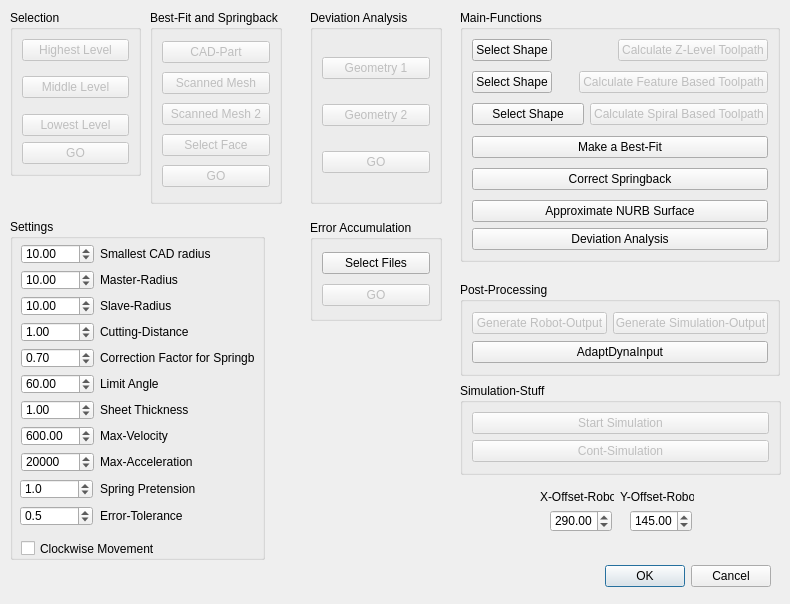
<?xml version="1.0" encoding="UTF-8"?>
<ui version="4.0">
 <class>CamGui::Cutting</class>
 <widget class="QDialog" name="CamGui::Cutting">
  <property name="geometry">
   <rect>
    <x>0</x>
    <y>0</y>
    <width>790</width>
    <height>604</height>
   </rect>
  </property>
  <property name="windowTitle">
   <string>Dialog</string>
  </property>
  <widget class="QWidget" name="layoutWidget">
   <property name="geometry">
    <rect>
     <x>420</x>
     <y>560</y>
     <width>351</width>
     <height>33</height>
    </rect>
   </property>
   <layout class="QHBoxLayout">
    <property name="spacing">
     <number>6</number>
    </property>
    <property name="margin">
     <number>0</number>
    </property>
    <item>
     <spacer>
      <property name="orientation">
       <enum>Qt::Horizontal</enum>
      </property>
      <property name="sizeHint" stdset="0">
       <size>
        <width>131</width>
        <height>31</height>
       </size>
      </property>
     </spacer>
    </item>
    <item>
     <widget class="QPushButton" name="okButton">
      <property name="text">
       <string>OK</string>
      </property>
     </widget>
    </item>
    <item>
     <widget class="QPushButton" name="cancelButton">
      <property name="text">
       <string>Cancel</string>
      </property>
     </widget>
    </item>
   </layout>
  </widget>
  <widget class="QGroupBox" name="groupBox_5">
   <property name="geometry">
    <rect>
     <x>460</x>
     <y>10</y>
     <width>320</width>
     <height>252</height>
    </rect>
   </property>
   <property name="title">
    <string>Main-Functions</string>
   </property>
   <layout class="QVBoxLayout">
    <property name="spacing">
     <number>6</number>
    </property>
    <property name="margin">
     <number>9</number>
    </property>
    <item>
     <layout class="QVBoxLayout">
      <property name="spacing">
       <number>6</number>
      </property>
      <property name="margin">
       <number>0</number>
      </property>
      <item>
       <layout class="QHBoxLayout">
        <property name="spacing">
         <number>6</number>
        </property>
        <property name="margin">
         <number>0</number>
        </property>
        <item>
         <widget class="QPushButton" name="select_shape_z_level_button">
          <property name="toolTip">
           <string>Select Shape to Cut</string>
          </property>
          <property name="text">
           <string>Select Shape</string>
          </property>
         </widget>
        </item>
        <item>
         <spacer>
          <property name="orientation">
           <enum>Qt::Horizontal</enum>
          </property>
          <property name="sizeHint" stdset="0">
           <size>
            <width>40</width>
            <height>20</height>
           </size>
          </property>
         </spacer>
        </item>
        <item>
         <widget class="QPushButton" name="CalculateZLevel">
          <property name="enabled">
           <bool>false</bool>
          </property>
          <property name="sizePolicy">
           <sizepolicy hsizetype="Fixed" vsizetype="Fixed">
            <horstretch>0</horstretch>
            <verstretch>6</verstretch>
           </sizepolicy>
          </property>
          <property name="toolTip">
           <string/>
          </property>
          <property name="text">
           <string>Calculate Z-Level Toolpath</string>
          </property>
         </widget>
        </item>
       </layout>
      </item>
      <item>
       <spacer>
        <property name="orientation">
         <enum>Qt::Vertical</enum>
        </property>
        <property name="sizeHint" stdset="0">
         <size>
          <width>20</width>
          <height>40</height>
         </size>
        </property>
       </spacer>
      </item>
      <item>
       <layout class="QHBoxLayout">
        <property name="spacing">
         <number>6</number>
        </property>
        <property name="margin">
         <number>0</number>
        </property>
        <item>
         <widget class="QPushButton" name="select_shape_feature_based_button">
          <property name="toolTip">
           <string>Select Shape to Cut</string>
          </property>
          <property name="text">
           <string>Select Shape</string>
          </property>
         </widget>
        </item>
        <item>
         <spacer>
          <property name="orientation">
           <enum>Qt::Horizontal</enum>
          </property>
          <property name="sizeHint" stdset="0">
           <size>
            <width>40</width>
            <height>20</height>
           </size>
          </property>
         </spacer>
        </item>
        <item>
         <widget class="QPushButton" name="CalculateFeatureBased">
          <property name="enabled">
           <bool>false</bool>
          </property>
          <property name="text">
           <string>Calculate Feature Based Toolpath</string>
          </property>
          <property name="autoDefault">
           <bool>true</bool>
          </property>
         </widget>
        </item>
       </layout>
      </item>
      <item>
       <spacer>
        <property name="orientation">
         <enum>Qt::Vertical</enum>
        </property>
        <property name="sizeHint" stdset="0">
         <size>
          <width>20</width>
          <height>40</height>
         </size>
        </property>
       </spacer>
      </item>
      <item>
       <layout class="QHBoxLayout">
        <property name="spacing">
         <number>6</number>
        </property>
        <property name="margin">
         <number>0</number>
        </property>
        <item>
         <widget class="QPushButton" name="select_shape_spiral_based_button">
          <property name="toolTip">
           <string>Select Shape to Cut</string>
          </property>
          <property name="text">
           <string>Select Shape</string>
          </property>
         </widget>
        </item>
        <item>
         <widget class="QPushButton" name="CalculateSpiralBased">
          <property name="enabled">
           <bool>false</bool>
          </property>
          <property name="text">
           <string>Calculate Spiral Based Toolpath</string>
          </property>
          <property name="autoDefault">
           <bool>true</bool>
          </property>
         </widget>
        </item>
       </layout>
      </item>
      <item>
       <spacer>
        <property name="orientation">
         <enum>Qt::Vertical</enum>
        </property>
        <property name="sizeHint" stdset="0">
         <size>
          <width>20</width>
          <height>40</height>
         </size>
        </property>
       </spacer>
      </item>
      <item>
       <widget class="QPushButton" name="BestFitButton">
        <property name="text">
         <string>Make a Best-Fit</string>
        </property>
       </widget>
      </item>
      <item>
       <spacer>
        <property name="orientation">
         <enum>Qt::Vertical</enum>
        </property>
        <property name="sizeHint" stdset="0">
         <size>
          <width>20</width>
          <height>40</height>
         </size>
        </property>
       </spacer>
      </item>
      <item>
       <widget class="QPushButton" name="SpringbackButton">
        <property name="text">
         <string>Correct Springback</string>
        </property>
       </widget>
      </item>
      <item>
       <spacer>
        <property name="orientation">
         <enum>Qt::Vertical</enum>
        </property>
        <property name="sizeHint" stdset="0">
         <size>
          <width>20</width>
          <height>40</height>
         </size>
        </property>
       </spacer>
      </item>
      <item>
       <widget class="QPushButton" name="Approximate_button">
        <property name="text">
         <string>Approximate NURB Surface</string>
        </property>
       </widget>
      </item>
      <item>
       <widget class="QPushButton" name="Deviation_button">
        <property name="text">
         <string>Deviation Analysis</string>
        </property>
       </widget>
      </item>
     </layout>
    </item>
   </layout>
  </widget>
  <widget class="QGroupBox" name="groupBox">
   <property name="geometry">
    <rect>
     <x>10</x>
     <y>10</y>
     <width>131</width>
     <height>166</height>
    </rect>
   </property>
   <property name="title">
    <string>Selection</string>
   </property>
   <layout class="QVBoxLayout">
    <property name="spacing">
     <number>6</number>
    </property>
    <property name="margin">
     <number>9</number>
    </property>
    <item>
     <layout class="QVBoxLayout">
      <property name="spacing">
       <number>6</number>
      </property>
      <property name="margin">
       <number>0</number>
      </property>
      <item>
       <widget class="QPushButton" name="toolpath_calculation_highest_level_button">
        <property name="enabled">
         <bool>false</bool>
        </property>
        <property name="text">
         <string>Highest Level</string>
        </property>
       </widget>
      </item>
      <item>
       <spacer>
        <property name="orientation">
         <enum>Qt::Vertical</enum>
        </property>
        <property name="sizeHint" stdset="0">
         <size>
          <width>20</width>
          <height>40</height>
         </size>
        </property>
       </spacer>
      </item>
      <item>
       <widget class="QPushButton" name="toolpath_calculation_middle_level_button">
        <property name="enabled">
         <bool>false</bool>
        </property>
        <property name="text">
         <string>Middle Level</string>
        </property>
       </widget>
      </item>
      <item>
       <spacer>
        <property name="orientation">
         <enum>Qt::Vertical</enum>
        </property>
        <property name="sizeHint" stdset="0">
         <size>
          <width>20</width>
          <height>40</height>
         </size>
        </property>
       </spacer>
      </item>
      <item>
       <widget class="QPushButton" name="toolpath_calculation_lowest_level_button">
        <property name="enabled">
         <bool>false</bool>
        </property>
        <property name="text">
         <string>Lowest Level</string>
        </property>
       </widget>
      </item>
      <item>
       <widget class="QPushButton" name="toolpath_calculation_go_button">
        <property name="enabled">
         <bool>false</bool>
        </property>
        <property name="text">
         <string>GO</string>
        </property>
       </widget>
      </item>
     </layout>
    </item>
   </layout>
  </widget>
  <widget class="QGroupBox" name="groupBox_4">
   <property name="geometry">
    <rect>
     <x>460</x>
     <y>282</y>
     <width>320</width>
     <height>94</height>
    </rect>
   </property>
   <property name="title">
    <string>Post-Processing</string>
   </property>
   <layout class="QVBoxLayout">
    <property name="spacing">
     <number>6</number>
    </property>
    <property name="margin">
     <number>9</number>
    </property>
    <item>
     <layout class="QHBoxLayout">
      <property name="spacing">
       <number>6</number>
      </property>
      <property name="margin">
       <number>0</number>
      </property>
      <item>
       <widget class="QPushButton" name="GenRobotOut">
        <property name="enabled">
         <bool>false</bool>
        </property>
        <property name="text">
         <string>Generate Robot-Output</string>
        </property>
       </widget>
      </item>
      <item>
       <widget class="QPushButton" name="GenSimOut">
        <property name="enabled">
         <bool>false</bool>
        </property>
        <property name="text">
         <string>Generate Simulation-Output</string>
        </property>
        <property name="autoDefault">
         <bool>true</bool>
        </property>
       </widget>
      </item>
     </layout>
    </item>
    <item>
     <layout class="QHBoxLayout">
      <property name="spacing">
       <number>6</number>
      </property>
      <property name="margin">
       <number>0</number>
      </property>
      <item>
       <widget class="QPushButton" name="adaptdynainput">
        <property name="enabled">
         <bool>true</bool>
        </property>
        <property name="text">
         <string>AdaptDynaInput</string>
        </property>
       </widget>
      </item>
     </layout>
    </item>
   </layout>
  </widget>
  <widget class="QGroupBox" name="groupBox_6">
   <property name="geometry">
    <rect>
     <x>460</x>
     <y>383</y>
     <width>321</width>
     <height>92</height>
    </rect>
   </property>
   <property name="title">
    <string>Simulation-Stuff</string>
   </property>
   <layout class="QVBoxLayout">
    <property name="spacing">
     <number>6</number>
    </property>
    <property name="margin">
     <number>9</number>
    </property>
    <item>
     <layout class="QVBoxLayout">
      <property name="spacing">
       <number>6</number>
      </property>
      <property name="margin">
       <number>0</number>
      </property>
      <item>
       <widget class="QPushButton" name="start_simulation">
        <property name="enabled">
         <bool>false</bool>
        </property>
        <property name="text">
         <string>Start Simulation</string>
        </property>
       </widget>
      </item>
      <item>
       <widget class="QPushButton" name="pushButton_6">
        <property name="enabled">
         <bool>false</bool>
        </property>
        <property name="toolTip">
         <string>&lt;html&gt;&lt;head&gt;&lt;meta name=&quot;qrichtext&quot; content=&quot;1&quot; /&gt;&lt;style type=&quot;text/css&quot;&gt;
p, li { white-space: pre-wrap; }
&lt;/style&gt;&lt;/head&gt;&lt;body style=&quot; font-family:'MS Shell Dlg 2'; font-size:8.25pt; font-weight:400; font-style:normal; text-decoration:none;&quot;&gt;
&lt;p style=&quot; margin-top:0px; margin-bottom:0px; margin-left:0px; margin-right:0px; -qt-block-indent:0; text-indent:0px;&quot;&gt;Start Continuous Simulation Mode&lt;/p&gt;&lt;/body&gt;&lt;/html&gt;</string>
        </property>
        <property name="text">
         <string>Cont-Simulation</string>
        </property>
       </widget>
      </item>
     </layout>
    </item>
   </layout>
  </widget>
  <widget class="QLabel" name="label_8">
   <property name="geometry">
    <rect>
     <x>620</x>
     <y>490</y>
     <width>74</width>
     <height>14</height>
    </rect>
   </property>
   <property name="text">
    <string>Y-Offset-Robot</string>
   </property>
  </widget>
  <widget class="QLabel" name="label_7">
   <property name="geometry">
    <rect>
     <x>540</x>
     <y>490</y>
     <width>74</width>
     <height>14</height>
    </rect>
   </property>
   <property name="text">
    <string>X-Offset-Robot</string>
   </property>
  </widget>
  <widget class="QDoubleSpinBox" name="xoffset_box">
   <property name="geometry">
    <rect>
     <x>550</x>
     <y>510</y>
     <width>62</width>
     <height>22</height>
    </rect>
   </property>
   <property name="maximum">
    <double>1000.000000000000000</double>
   </property>
   <property name="value">
    <double>290.000000000000000</double>
   </property>
  </widget>
  <widget class="QDoubleSpinBox" name="yoffset_box">
   <property name="geometry">
    <rect>
     <x>630</x>
     <y>510</y>
     <width>62</width>
     <height>22</height>
    </rect>
   </property>
   <property name="maximum">
    <double>1000.000000000000000</double>
   </property>
   <property name="value">
    <double>145.000000000000000</double>
   </property>
  </widget>
  <widget class="QGroupBox" name="best_fit_box">
   <property name="enabled">
    <bool>true</bool>
   </property>
   <property name="geometry">
    <rect>
     <x>150</x>
     <y>10</y>
     <width>132</width>
     <height>194</height>
    </rect>
   </property>
   <property name="title">
    <string>Best-Fit and Springback</string>
   </property>
   <layout class="QHBoxLayout">
    <property name="spacing">
     <number>6</number>
    </property>
    <property name="margin">
     <number>9</number>
    </property>
    <item>
     <layout class="QVBoxLayout">
      <property name="spacing">
       <number>7</number>
      </property>
      <property name="margin">
       <number>0</number>
      </property>
      <item>
       <widget class="QPushButton" name="best_fit_cad_button">
        <property name="enabled">
         <bool>false</bool>
        </property>
        <property name="text">
         <string>CAD-Part</string>
        </property>
       </widget>
      </item>
      <item>
       <widget class="QPushButton" name="best_fit_mesh_button">
        <property name="enabled">
         <bool>false</bool>
        </property>
        <property name="text">
         <string>Scanned Mesh</string>
        </property>
       </widget>
      </item>
      <item>
       <widget class="QPushButton" name="best_fit_mesh2_button">
        <property name="enabled">
         <bool>false</bool>
        </property>
        <property name="text">
         <string>Scanned Mesh 2</string>
        </property>
       </widget>
      </item>
      <item>
       <widget class="QPushButton" name="SelectFace_button">
        <property name="enabled">
         <bool>false</bool>
        </property>
        <property name="text">
         <string>Select Face</string>
        </property>
       </widget>
      </item>
      <item>
       <widget class="QPushButton" name="best_fit_go_button">
        <property name="enabled">
         <bool>false</bool>
        </property>
        <property name="text">
         <string>GO</string>
        </property>
       </widget>
      </item>
     </layout>
    </item>
   </layout>
  </widget>
  <widget class="QGroupBox" name="groupBox_2">
   <property name="geometry">
    <rect>
     <x>10</x>
     <y>219</y>
     <width>255</width>
     <height>341</height>
    </rect>
   </property>
   <property name="title">
    <string>Settings</string>
   </property>
   <widget class="QLabel" name="label_6">
    <property name="geometry">
     <rect>
      <x>90</x>
      <y>25</y>
      <width>155</width>
      <height>20</height>
     </rect>
    </property>
    <property name="text">
     <string>Smallest CAD radius</string>
    </property>
   </widget>
   <widget class="QLabel" name="label_3">
    <property name="geometry">
     <rect>
      <x>90</x>
      <y>103</y>
      <width>155</width>
      <height>20</height>
     </rect>
    </property>
    <property name="text">
     <string>Cutting-Distance</string>
    </property>
   </widget>
   <widget class="QDoubleSpinBox" name="level_distance_box">
    <property name="geometry">
     <rect>
      <x>11</x>
      <y>103</y>
      <width>73</width>
      <height>20</height>
     </rect>
    </property>
    <property name="value">
     <double>1.000000000000000</double>
    </property>
   </widget>
   <widget class="QLabel" name="label_4">
    <property name="geometry">
     <rect>
      <x>90</x>
      <y>129</y>
      <width>155</width>
      <height>20</height>
     </rect>
    </property>
    <property name="text">
     <string>Correction Factor for Springback</string>
    </property>
   </widget>
   <widget class="QLabel" name="label_5">
    <property name="geometry">
     <rect>
      <x>90</x>
      <y>155</y>
      <width>155</width>
      <height>20</height>
     </rect>
    </property>
    <property name="text">
     <string>Limit Angle</string>
    </property>
   </widget>
   <widget class="QLabel" name="label_9">
    <property name="geometry">
     <rect>
      <x>90</x>
      <y>181</y>
      <width>155</width>
      <height>20</height>
     </rect>
    </property>
    <property name="text">
     <string>Sheet Thickness</string>
    </property>
   </widget>
   <widget class="QLabel" name="label_11">
    <property name="geometry">
     <rect>
      <x>90</x>
      <y>207</y>
      <width>155</width>
      <height>20</height>
     </rect>
    </property>
    <property name="text">
     <string>Max-Velocity</string>
    </property>
    <property name="alignment">
     <set>Qt::AlignLeading|Qt::AlignLeft|Qt::AlignVCenter</set>
    </property>
   </widget>
   <widget class="QLabel" name="label_12">
    <property name="geometry">
     <rect>
      <x>90</x>
      <y>233</y>
      <width>155</width>
      <height>20</height>
     </rect>
    </property>
    <property name="text">
     <string>Max-Acceleration</string>
    </property>
   </widget>
   <widget class="QLabel" name="label_13">
    <property name="geometry">
     <rect>
      <x>90</x>
      <y>260</y>
      <width>155</width>
      <height>20</height>
     </rect>
    </property>
    <property name="text">
     <string>Spring Pretension</string>
    </property>
   </widget>
   <widget class="QLabel" name="errtol">
    <property name="geometry">
     <rect>
      <x>90</x>
      <y>287</y>
      <width>155</width>
      <height>20</height>
     </rect>
    </property>
    <property name="text">
     <string>Error-Tolerance</string>
    </property>
   </widget>
   <widget class="QDoubleSpinBox" name="max_acc">
    <property name="geometry">
     <rect>
      <x>11</x>
      <y>233</y>
      <width>73</width>
      <height>20</height>
     </rect>
    </property>
    <property name="decimals">
     <number>0</number>
    </property>
    <property name="maximum">
     <double>50000.000000000000000</double>
    </property>
    <property name="singleStep">
     <double>500.000000000000000</double>
    </property>
    <property name="value">
     <double>20000.000000000000000</double>
    </property>
   </widget>
   <widget class="QDoubleSpinBox" name="sheet_thickness_box">
    <property name="geometry">
     <rect>
      <x>11</x>
      <y>181</y>
      <width>73</width>
      <height>20</height>
     </rect>
    </property>
    <property name="prefix">
     <string/>
    </property>
    <property name="suffix">
     <string/>
    </property>
    <property name="singleStep">
     <double>0.500000000000000</double>
    </property>
    <property name="value">
     <double>1.000000000000000</double>
    </property>
   </widget>
   <widget class="QDoubleSpinBox" name="max_vel">
    <property name="geometry">
     <rect>
      <x>11</x>
      <y>207</y>
      <width>73</width>
      <height>20</height>
     </rect>
    </property>
    <property name="maximum">
     <double>10000.000000000000000</double>
    </property>
    <property name="value">
     <double>600.000000000000000</double>
    </property>
   </widget>
   <widget class="QDoubleSpinBox" name="correction_factor_box">
    <property name="geometry">
     <rect>
      <x>11</x>
      <y>129</y>
      <width>73</width>
      <height>20</height>
     </rect>
    </property>
    <property name="value">
     <double>0.700000000000000</double>
    </property>
   </widget>
   <widget class="QDoubleSpinBox" name="limit_angle_box">
    <property name="geometry">
     <rect>
      <x>11</x>
      <y>155</y>
      <width>73</width>
      <height>20</height>
     </rect>
    </property>
    <property name="value">
     <double>60.000000000000000</double>
    </property>
   </widget>
   <widget class="QDoubleSpinBox" name="slave_radius_box">
    <property name="geometry">
     <rect>
      <x>11</x>
      <y>77</y>
      <width>73</width>
      <height>20</height>
     </rect>
    </property>
    <property name="value">
     <double>10.000000000000000</double>
    </property>
   </widget>
   <widget class="QDoubleSpinBox" name="master_radius_box">
    <property name="geometry">
     <rect>
      <x>11</x>
      <y>51</y>
      <width>73</width>
      <height>20</height>
     </rect>
    </property>
    <property name="maximum">
     <double>99.989999999999995</double>
    </property>
    <property name="value">
     <double>10.000000000000000</double>
    </property>
   </widget>
   <widget class="QDoubleSpinBox" name="cad_radius_box">
    <property name="geometry">
     <rect>
      <x>11</x>
      <y>25</y>
      <width>73</width>
      <height>20</height>
     </rect>
    </property>
    <property name="value">
     <double>10.000000000000000</double>
    </property>
   </widget>
   <widget class="QLabel" name="label">
    <property name="geometry">
     <rect>
      <x>90</x>
      <y>51</y>
      <width>155</width>
      <height>20</height>
     </rect>
    </property>
    <property name="text">
     <string>Master-Radius</string>
    </property>
   </widget>
   <widget class="QLabel" name="label_2">
    <property name="geometry">
     <rect>
      <x>90</x>
      <y>77</y>
      <width>155</width>
      <height>20</height>
     </rect>
    </property>
    <property name="text">
     <string>Slave-Radius</string>
    </property>
   </widget>
   <widget class="QCheckBox" name="clockwise_checkbox">
    <property name="geometry">
     <rect>
      <x>11</x>
      <y>320</y>
      <width>168</width>
      <height>19</height>
     </rect>
    </property>
    <property name="text">
     <string>Clockwise Movement</string>
    </property>
   </widget>
   <widget class="QDoubleSpinBox" name="error_tolerance">
    <property name="geometry">
     <rect>
      <x>10</x>
      <y>287</y>
      <width>73</width>
      <height>20</height>
     </rect>
    </property>
    <property name="decimals">
     <number>1</number>
    </property>
    <property name="maximum">
     <double>10.000000000000000</double>
    </property>
    <property name="singleStep">
     <double>0.100000000000000</double>
    </property>
    <property name="value">
     <double>0.500000000000000</double>
    </property>
   </widget>
   <widget class="QDoubleSpinBox" name="spring_pretension">
    <property name="geometry">
     <rect>
      <x>10</x>
      <y>260</y>
      <width>73</width>
      <height>20</height>
     </rect>
    </property>
    <property name="decimals">
     <number>1</number>
    </property>
    <property name="maximum">
     <double>10.000000000000000</double>
    </property>
    <property name="singleStep">
     <double>0.100000000000000</double>
    </property>
    <property name="value">
     <double>1.000000000000000</double>
    </property>
   </widget>
  </widget>
  <widget class="QGroupBox" name="deviation_box">
   <property name="enabled">
    <bool>true</bool>
   </property>
   <property name="geometry">
    <rect>
     <x>310</x>
     <y>10</y>
     <width>132</width>
     <height>194</height>
    </rect>
   </property>
   <property name="title">
    <string>Deviation Analysis</string>
   </property>
   <layout class="QHBoxLayout" name="_2">
    <property name="spacing">
     <number>6</number>
    </property>
    <property name="margin">
     <number>9</number>
    </property>
    <item>
     <layout class="QVBoxLayout" name="_3">
      <property name="spacing">
       <number>7</number>
      </property>
      <property name="margin">
       <number>0</number>
      </property>
      <item>
       <widget class="QPushButton" name="deviation_geometry1_button">
        <property name="enabled">
         <bool>false</bool>
        </property>
        <property name="text">
         <string>Geometry 1</string>
        </property>
       </widget>
      </item>
      <item>
       <widget class="QPushButton" name="deviation_geometry2_button">
        <property name="enabled">
         <bool>false</bool>
        </property>
        <property name="text">
         <string>Geometry 2</string>
        </property>
       </widget>
      </item>
      <item>
       <widget class="QPushButton" name="deviation_go_button">
        <property name="enabled">
         <bool>false</bool>
        </property>
        <property name="text">
         <string>GO</string>
        </property>
       </widget>
      </item>
     </layout>
    </item>
   </layout>
  </widget>
  <widget class="QGroupBox" name="error_accumulation">
   <property name="enabled">
    <bool>true</bool>
   </property>
   <property name="geometry">
    <rect>
     <x>310</x>
     <y>220</y>
     <width>132</width>
     <height>101</height>
    </rect>
   </property>
   <property name="title">
    <string>Error Accumulation</string>
   </property>
   <layout class="QHBoxLayout" name="_4">
    <property name="spacing">
     <number>6</number>
    </property>
    <property name="margin">
     <number>9</number>
    </property>
    <item>
     <layout class="QVBoxLayout" name="_5">
      <property name="spacing">
       <number>7</number>
      </property>
      <property name="margin">
       <number>0</number>
      </property>
      <item>
       <widget class="QPushButton" name="error_accumulation_select_files_button">
        <property name="enabled">
         <bool>true</bool>
        </property>
        <property name="text">
         <string>Select Files</string>
        </property>
       </widget>
      </item>
      <item>
       <widget class="QPushButton" name="error_accumulation_go_button">
        <property name="enabled">
         <bool>false</bool>
        </property>
        <property name="text">
         <string>GO</string>
        </property>
       </widget>
      </item>
     </layout>
    </item>
   </layout>
  </widget>
 </widget>
 <resources/>
 <connections>
  <connection>
   <sender>okButton</sender>
   <signal>clicked()</signal>
   <receiver>CamGui::Cutting</receiver>
   <slot>accept()</slot>
   <hints>
    <hint type="sourcelabel">
     <x>446</x>
     <y>407</y>
    </hint>
    <hint type="destinationlabel">
     <x>239</x>
     <y>398</y>
    </hint>
   </hints>
  </connection>
  <connection>
   <sender>cancelButton</sender>
   <signal>clicked()</signal>
   <receiver>CamGui::Cutting</receiver>
   <slot>reject()</slot>
   <hints>
    <hint type="sourcelabel">
     <x>521</x>
     <y>404</y>
    </hint>
    <hint type="destinationlabel">
     <x>581</x>
     <y>392</y>
    </hint>
   </hints>
  </connection>
 </connections>
</ui>
